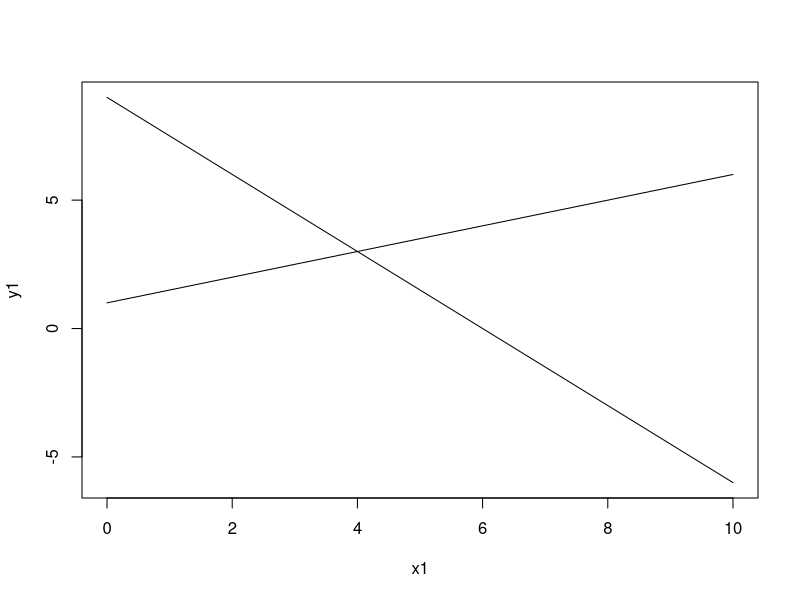

Write R code to recreate this figure.
graph <- function(x1){
  y1 = 9 - (3*x1/2)
  y2 = 1 + (x1/2)
  data.frame(x1,y1,y2)
  print(data.frame(x1,y1,y2))
  plot(x1,y1,type = "l")
  lines(x1,y2,type = "l")
}

graph(seq(0,10,1))
